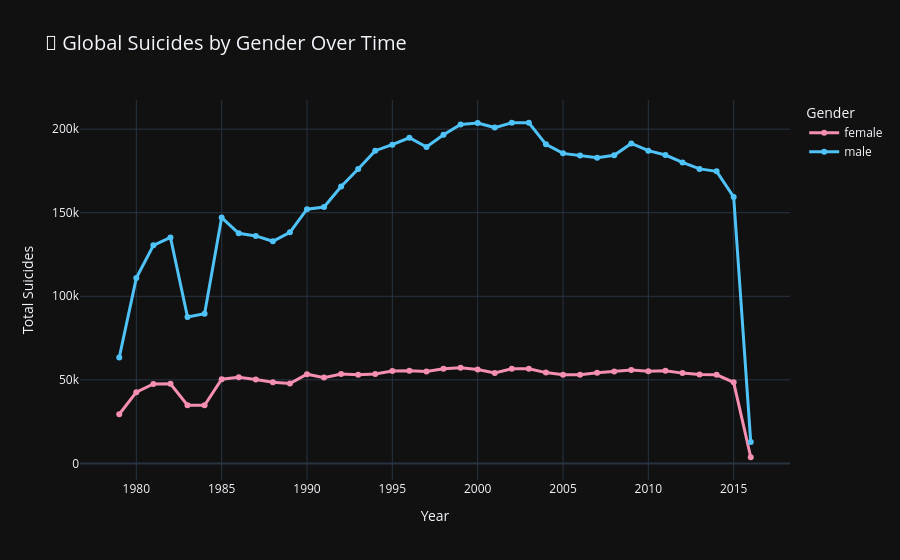

Here is the notebook cell this chart was saved with:
### Code cell
# ============================================================
# 3.4  INTERACTIVE: Global Suicides by Gender Over Time
# ============================================================

gender_yearly = (
    df1_clean.groupby(['year', 'sex'])['suicides_no']
    .sum()
    .reset_index()
)

fig = px.line(
    gender_yearly, x='year', y='suicides_no', color='sex',
    title='👫 Global Suicides by Gender Over Time',
    markers=True,
    labels={'suicides_no': 'Total Suicides', 'year': 'Year', 'sex': 'Gender'},
    color_discrete_map={'male': '#4FC3F7', 'female': '#F48FB1'},
    template='plotly_dark'
)
fig.update_traces(line=dict(width=3))
fig.update_layout(title_font_size=20, hovermode='x unified')
fig.show()

### Figure 1 — Plotly figure (JSON) as saved in the notebook; plotly's stock layout.template omitted (floating-point values rounded to 4 significant figures)
{"data": [{"hovertemplate": "Gender=female<br>Year=%{x}<br>Total Suicides=%{y}<extra></extra>", "legendgroup": "female", "line": {"color": "#F48FB1", "dash": "solid", "width": 3}, "marker": {"symbol": "circle"}, "mode": "lines+markers", "name": "female", "orientation": "v", "showlegend": true, "type": "scatter", "x": [1979, 1980, 1981, 1982, 1983, 1984, 1985, 1986, 1987, 1988, 1989, 1990, 1991, 1992, 1993, 1994, 1995, 1996, 1997, 1998, 1999, 2000, 2001, 2002, 2003, 2004, 2005, 2006, 2007, 2008, 2009, 2010, 2011, 2012, 2013, 2014, 2015, 2016], "xaxis": "x", "y": [29418, 42662, 47530, 47681, 34823, 34811, 50417, 51517, 50251, 48518, 47795, 53388, 51351, 53466, 53093, 53525, 55235, 55514, 55054, 56609, 57197, 56243, 54141, 56587, 56666, 54347, 53123, 53016, 54290, 54997, 55889, 55129, 55468, 54034, 53223, 53030, 48526, 3708], "yaxis": "y"}, {"hovertemplate": "Gender=male<br>Year=%{x}<br>Total Suicides=%{y}<extra></extra>", "legendgroup": "male", "line": {"color": "#4FC3F7", "dash": "solid", "width": 3}, "marker": {"symbol": "circle"}, "mode": "lines+markers", "name": "male", "orientation": "v", "showlegend": true, "type": "scatter", "x": [1979, 1980, 1981, 1982, 1983, 1984, 1985, 1986, 1987, 1988, 1989, 1990, 1991, 1992, 1993, 1994, 1995, 1996, 1997, 1998, 1999, 2000, 2001, 2002, 2003, 2004, 2005, 2006, 2007, 2008, 2009, 2010, 2011, 2012, 2013, 2014, 2015, 2016], "xaxis": "x", "y": [63372, 110886, 130484, 135212, 87607, 89616, 147116, 137708, 136113, 132898, 138248, 152119, 153405, 165634, 176150, 187103, 190680, 194839, 189268, 196670, 202787, 203662, 200930, 203814, 203763, 190902, 185499, 184184, 182921, 184371, 191435, 187114, 184504, 180051, 176198, 174763, 159382, 12775], "yaxis": "y"}], "layout": {"hovermode": "x unified", "legend": {"title": {"text": "Gender"}, "tracegroupgap": 0}, "title": {"font": {"size": 20}, "text": "👫 Global Suicides by Gender Over Time"}, "xaxis": {"anchor": "y", "domain": [0, 1], "title": {"text": "Year"}}, "yaxis": {"anchor": "x", "domain": [0, 1], "title": {"text": "Total Suicides"}}}}
